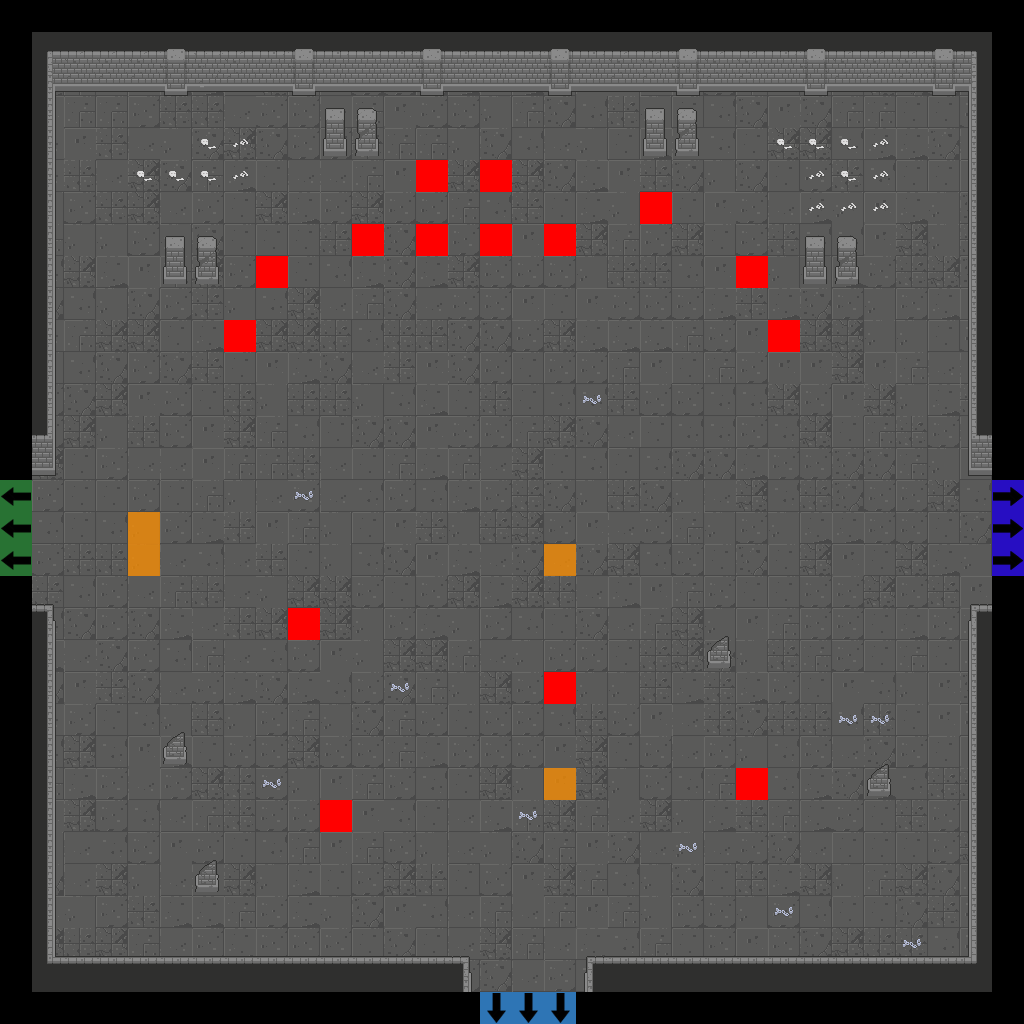

A 2D game scene composited from a Tiled map and its tileset images. What follows is a short description and the map's XML, with each tile layer's data collapsed to a summary:
An orthogonal 32x32 tile map with 32x32 px tiles, 7 tile layers (Floor, Walls, Doors, Pillars, ...), 2 tilesets.

<map version="1.2" tiledversion="2019.04.18" orientation="orthogonal" renderorder="right-down" width="32" height="32" tilewidth="32" tileheight="32" infinite="0" nextlayerid="22" nextobjectid="1">
 <tileset firstgid="1" source="Dungeon_Tileset_2.tsx" />
 <tileset firstgid="321" source="flags.tsx" />
 <layer id="15" name="Floor" width="32" height="32">
  <data>[1024 cells, 900 non-empty, 12 distinct tile ids]</data>
 </layer>
 <layer id="16" name="Walls" width="32" height="32">
  <data>[1024 cells, 164 non-empty, 29 distinct tile ids]</data>
 </layer>
 <layer id="17" name="Doors" width="32" height="32">
  <data>[1024 cells, 0 non-empty, 0 distinct tile ids]</data>
 </layer>
 <layer id="18" name="Pillars" width="32" height="32">
  <data>[1024 cells, 24 non-empty, 6 distinct tile ids]</data>
 </layer>
 <layer id="19" name="Candles" width="32" height="32">
  <data>[1024 cells, 0 non-empty, 0 distinct tile ids]</data>
 </layer>
 <layer id="20" name="Debris" width="32" height="32">
  <data>[1024 cells, 26 non-empty, 3 distinct tile ids]</data>
 </layer>
 <layer id="21" name="Flags" width="32" height="32">
  <data>[1024 cells, 28 non-empty, 5 distinct tile ids]</data>
 </layer>
</map>
